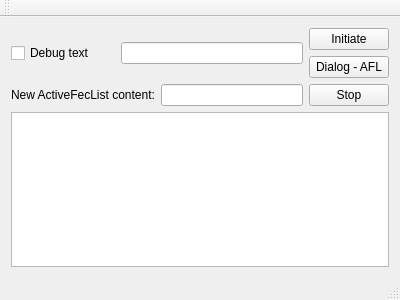
<?xml version="1.0" encoding="UTF-8"?>
<ui version="4.0">
 <class>MainWindow</class>
 <widget class="QMainWindow" name="MainWindow">
  <property name="geometry">
   <rect>
    <x>0</x>
    <y>0</y>
    <width>400</width>
    <height>300</height>
   </rect>
  </property>
  <property name="windowTitle">
   <string>MainWindow</string>
  </property>
  <widget class="QWidget" name="centralWidget">
   <layout class="QVBoxLayout" name="verticalLayout_3">
    <item>
     <layout class="QHBoxLayout" name="horizontalLayout_3">
      <item>
       <layout class="QVBoxLayout" name="verticalLayout_2">
        <item>
         <layout class="QHBoxLayout" name="horizontalLayout">
          <item>
           <widget class="QCheckBox" name="checkBox">
            <property name="text">
             <string>Debug text</string>
            </property>
           </widget>
          </item>
          <item>
           <spacer name="verticalSpacer">
            <property name="orientation">
             <enum>Qt::Vertical</enum>
            </property>
            <property name="sizeHint" stdset="0">
             <size>
              <width>20</width>
              <height>40</height>
             </size>
            </property>
           </spacer>
          </item>
          <item>
           <widget class="QLineEdit" name="lineEdit"/>
          </item>
         </layout>
        </item>
        <item>
         <layout class="QHBoxLayout" name="horizontalLayout_2">
          <item>
           <widget class="QLabel" name="label">
            <property name="text">
             <string>New ActiveFecList content:</string>
            </property>
           </widget>
          </item>
          <item>
           <widget class="QLineEdit" name="lineEdit_2"/>
          </item>
         </layout>
        </item>
       </layout>
      </item>
      <item>
       <layout class="QVBoxLayout" name="verticalLayout">
        <item>
         <widget class="QPushButton" name="pushButton">
          <property name="text">
           <string>Initiate</string>
          </property>
         </widget>
        </item>
        <item>
         <widget class="QPushButton" name="pushButton_2">
          <property name="text">
           <string>Dialog - AFL</string>
          </property>
         </widget>
        </item>
        <item>
         <widget class="QPushButton" name="pushButton_3">
          <property name="text">
           <string>Stop</string>
          </property>
         </widget>
        </item>
       </layout>
      </item>
     </layout>
    </item>
    <item>
     <widget class="QTextEdit" name="textEdit"/>
    </item>
   </layout>
  </widget>
  <widget class="QMenuBar" name="menuBar">
   <property name="geometry">
    <rect>
     <x>0</x>
     <y>0</y>
     <width>400</width>
     <height>25</height>
    </rect>
   </property>
  </widget>
  <widget class="QToolBar" name="mainToolBar">
   <attribute name="toolBarArea">
    <enum>TopToolBarArea</enum>
   </attribute>
   <attribute name="toolBarBreak">
    <bool>false</bool>
   </attribute>
  </widget>
  <widget class="QStatusBar" name="statusBar"/>
 </widget>
 <layoutdefault spacing="6" margin="11"/>
 <resources/>
 <connections/>
</ui>
